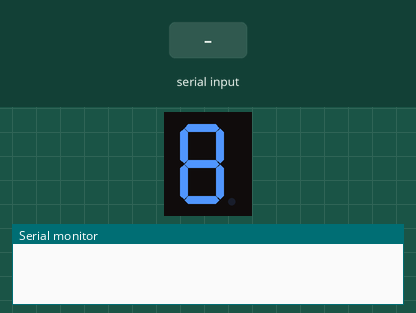
The sketch below on a simulated Arduino Uno, built with avr-gcc and run on an emulated ATmega328P. Parts: 1-digit seven-segment display, the last lines printed to the serial monitor. Wiring (inferred from the names in the program): 1-digit 7-segment display, segments lit when LOW: segments pin 3, pin 2, pin 6, pin 7, pin 8, pin 5, pin 4. The inputs (shaded band) are chosen by the test bench. The local clock reads 2024-03-15 10:24:30 at power-on unless the sketch sets it; the segment pins are drawn as the display they are named for.

Above: at 0.1 s.
At 1.2 s:
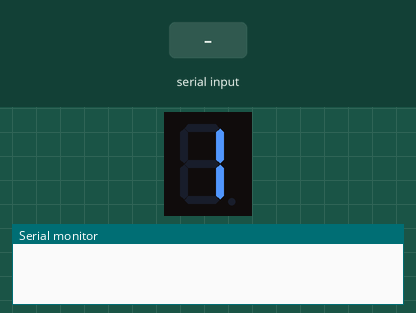
1.3 s: ":\n" received over Serial
At 5.3 s:
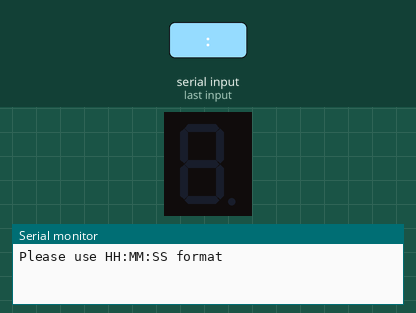
Timing chart, 0 to 6.8 s (numbered marks = the images above; inputs shaded):
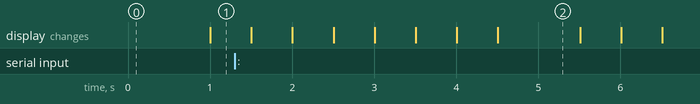

Measured:
- what the display in image 2 shows lasts 1.0 s, from 4.5 s to 5.5 s

The sketch:

7_Segment_RTC_Code.ino
```cpp
#include <DS1302.h>

const int RST_PIN = 9;
const int DAT_PIN = 10;
const int CLK_PIN = 11;
DS1302 rtc(RST_PIN, DAT_PIN, CLK_PIN);

const int segmentPins[7] = {3, 2, 6, 7, 8, 5, 4};
bool reverse_lights = true;  // <- Set this to true to reverse HIGH/LOW | some segments have VCC as common, so LOW means ON

const byte digitSegments[10][7] = {
  {1,1,1,1,1,1,0}, {0,1,1,0,0,0,0}, {1,1,0,1,1,0,1}, {1,1,1,1,0,0,1},
  {0,1,1,0,0,1,1}, {1,0,1,1,0,1,1}, {1,0,1,1,1,1,1}, {1,1,1,0,0,0,0},
  {1,1,1,1,1,1,1}, {1,1,1,1,0,1,1}
};

void setSegment(int pin, bool on) {
  digitalWrite(pin, (reverse_lights ? !on : on) ? HIGH : LOW);
}

void displayDigit(int digit) {
  for (int i = 0; i < 7; i++)
    setSegment(segmentPins[i], digitSegments[digit][i]);
}

void clearDisplay() {
  for (int i = 0; i < 7; i++)
    setSegment(segmentPins[i], false);
}

String serialBuffer = "";

void readSerialTime() {
  while (Serial.available()) {
    char c = Serial.read();
    if (c == '\n') {
      serialBuffer.trim();

      // HH:MM:SS
      if (serialBuffer.length() == 8 && serialBuffer.charAt(2) == ':' && serialBuffer.charAt(5) == ':') {
        int hour = serialBuffer.substring(0, 2).toInt();
        int min  = serialBuffer.substring(3, 5).toInt();
        int sec  = serialBuffer.substring(6, 8).toInt();

        if (hour >= 0 && hour < 24 && min >= 0 && min < 60 && sec >= 0 && sec < 60) {
          rtc.time(Time(2024, 6, 28, hour, min, sec, Time::kFriday));
          Serial.println("Time set to " + serialBuffer);
        } else {
          Serial.println("Invalid time values!");
        }
      } else {
        Serial.println("Please use HH:MM:SS format");
      }

      serialBuffer = "";
    } else {
      serialBuffer += c;
    }
  }
}

unsigned long lastUpdate = 0;
int currentDigit = 0;
int digits[4] = {0, 0, 0, 0};
bool displayOn = false;

void setup() {
  for (int i = 0; i < 7; i++)
    pinMode(segmentPins[i], OUTPUT);
  Serial.begin(115200);

  rtc.halt(false);
  rtc.writeProtect(false);
}

void loop() {
  readSerialTime();

  Time t = rtc.time();
  digits[0] = t.hr / 10;
  digits[1] = t.hr % 10;
  digits[2] = t.min / 10;
  digits[3] = t.min % 10;


  unsigned long now = millis();

  int delayBetween = (currentDigit == 0 && !displayOn) ? 1000 : 500;

  if (now - lastUpdate >= delayBetween) {
    if (displayOn) {
      clearDisplay();
      displayOn = false;
      lastUpdate = now;
    } else {
      displayDigit(digits[currentDigit]);
      displayOn = true;
      lastUpdate = now;
      currentDigit = (currentDigit + 1) % 4;
    }
  }
}
```
